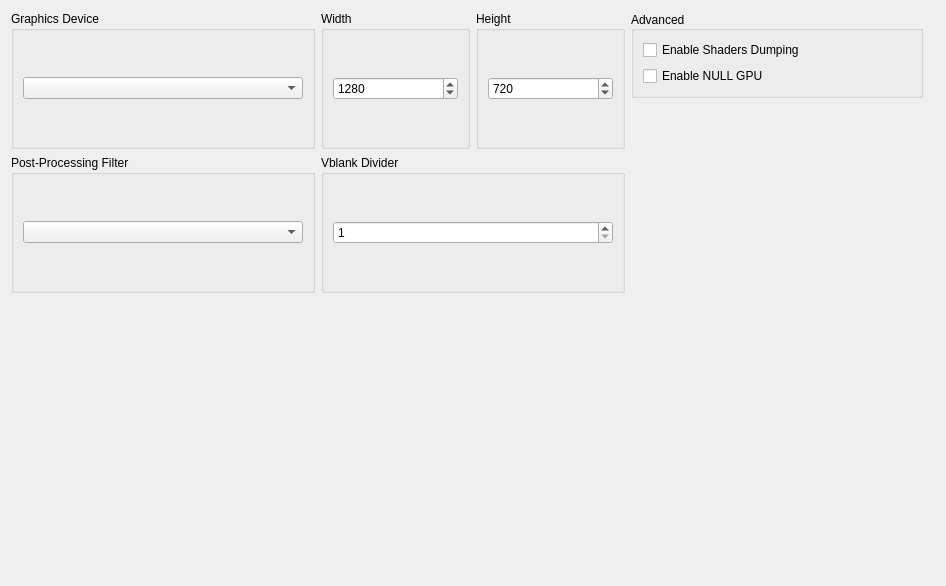
      <widget class="QWidget" name="graphicsTabLayout">
       <property name="geometry">
        <rect>
         <x>0</x>
         <y>0</y>
         <width>946</width>
         <height>586</height>
        </rect>
       </property>
       <layout class="QVBoxLayout" name="graphicsTabVLayout" stretch="0,0">
        <item>
         <layout class="QHBoxLayout" name="graphicsTabHLayout" stretch="1,1,1">
          <item>
           <layout class="QVBoxLayout" name="graphicsTabLayoutLeft">
            <item>
             <widget class="QGroupBox" name="graphicsAdapterGroupBox">
              <property name="title">
               <string>Graphics Device</string>
              </property>
              <layout class="QVBoxLayout" name="graphicsAdapterLayout">
               <item>
                <widget class="QComboBox" name="graphicsAdapterBox"/>
               </item>
              </layout>
             </widget>
            </item>
            <item>
             <widget class="QWidget" name="widgetgraphicsBottom" native="true">
              <layout class="QHBoxLayout" name="widgetgraphicsBottomHLayout">
               <property name="leftMargin">
                <number>0</number>
               </property>
               <property name="topMargin">
                <number>0</number>
               </property>
               <property name="rightMargin">
                <number>0</number>
               </property>
               <property name="bottomMargin">
                <number>0</number>
               </property>
               <item>
                <widget class="QGroupBox" name="ppFilterGroupBox">
                 <property name="title">
                  <string>Post-Processing Filter</string>
                 </property>
                 <layout class="QVBoxLayout" name="verticalLayout_2">
                  <item>
                   <widget class="QComboBox" name="ppFilterComboBox"/>
                  </item>
                 </layout>
                </widget>
               </item>
              </layout>
             </widget>
            </item>
           </layout>
          </item>
          <item>
           <layout class="QVBoxLayout" name="graphicsTabLayoutMiddle">
            <item>
             <layout class="QVBoxLayout" name="layoutResolution">
              <property name="spacing">
               <number>6</number>
              </property>
              <property name="leftMargin">
               <number>0</number>
              </property>
              <item>
               <layout class="QHBoxLayout" name="resolutionLayout">
                <item>
                 <widget class="QGroupBox" name="widthGroupBox">
                  <property name="title">
                   <string>Width</string>
                  </property>
                  <layout class="QVBoxLayout" name="widthLayout">
                   <item>
                    <widget class="QSpinBox" name="widthSpinBox">
                     <property name="accelerated">
                      <bool>true</bool>
                     </property>
                     <property name="correctionMode">
                      <enum>QAbstractSpinBox::CorrectionMode::CorrectToNearestValue</enum>
                     </property>
                     <property name="keyboardTracking">
                      <bool>false</bool>
                     </property>
                     <property name="minimum">
                      <number>0</number>
                     </property>
                     <property name="maximum">
                      <number>9999</number>
                     </property>
                     <property name="value">
                      <number>1280</number>
                     </property>
                    </widget>
                   </item>
                  </layout>
                 </widget>
                </item>
                <item>
                 <widget class="QGroupBox" name="heightGroupBox">
                  <property name="title">
                   <string>Height</string>
                  </property>
                  <layout class="QVBoxLayout" name="heightLayout">
                   <item>
                    <widget class="QSpinBox" name="heightSpinBox">
                     <property name="frame">
                      <bool>true</bool>
                     </property>
                     <property name="accelerated">
                      <bool>true</bool>
                     </property>
                     <property name="correctionMode">
                      <enum>QAbstractSpinBox::CorrectionMode::CorrectToNearestValue</enum>
                     </property>
                     <property name="keyboardTracking">
                      <bool>false</bool>
                     </property>
                     <property name="minimum">
                      <number>0</number>
                     </property>
                     <property name="maximum">
                      <number>9999</number>
                     </property>
                     <property name="value">
                      <number>720</number>
                     </property>
                    </widget>
                   </item>
                  </layout>
                 </widget>
                </item>
               </layout>
              </item>
             </layout>
            </item>
            <item>
             <layout class="QVBoxLayout" name="vLayoutVblank">
              <property name="spacing">
               <number>6</number>
              </property>
              <property name="leftMargin">
               <number>0</number>
              </property>
              <item>
               <layout class="QHBoxLayout" name="hLayoutVblank">
                <item>
                 <widget class="QGroupBox" name="heightDivider">
                  <property name="title">
                   <string>Vblank Divider</string>
                  </property>
                  <layout class="QVBoxLayout" name="vblankLayout">
                   <item>
                    <widget class="QSpinBox" name="vblankSpinBox">
                     <property name="frame">
                      <bool>true</bool>
                     </property>
                     <property name="accelerated">
                      <bool>true</bool>
                     </property>
                     <property name="correctionMode">
                      <enum>QAbstractSpinBox::CorrectionMode::CorrectToNearestValue</enum>
                     </property>
                     <property name="keyboardTracking">
                      <bool>false</bool>
                     </property>
                     <property name="minimum">
                      <number>1</number>
                     </property>
                     <property name="maximum">
                      <number>9999</number>
                     </property>
                     <property name="value">
                      <number>1</number>
                     </property>
                    </widget>
                   </item>
                  </layout>
                 </widget>
                </item>
               </layout>
              </item>
             </layout>
            </item>
           </layout>
          </item>
          <item>
           <layout class="QVBoxLayout" name="graphicsTabLayoutRight">
            <property name="rightMargin">
             <number>12</number>
            </property>
            <property name="bottomMargin">
             <number>12</number>
            </property>
            <item>
             <widget class="QGroupBox" name="additionalSettingsGroupBox">
              <property name="title">
               <string>Advanced</string>
              </property>
              <property name="alignment">
               <set>Qt::AlignmentFlag::AlignLeading|Qt::AlignmentFlag::AlignLeft|Qt::AlignmentFlag::AlignVCenter</set>
              </property>
              <layout class="QVBoxLayout" name="additionalSettingsLayout">
               <item>
                <widget class="QCheckBox" name="dumpShadersCheckBox">
                 <property name="text">
                  <string>Enable Shaders Dumping</string>
                 </property>
                </widget>
               </item>
               <item>
                <widget class="QCheckBox" name="nullGpuCheckBox">
                 <property name="text">
                  <string>Enable NULL GPU</string>
                 </property>
                </widget>
               </item>
              </layout>
             </widget>
            </item>
            <item>
             <spacer name="AdvancedSpacer">
              <property name="orientation">
               <enum>Qt::Orientation::Vertical</enum>
              </property>
              <property name="sizeHint" stdset="0">
               <size>
                <width>20</width>
                <height>40</height>
               </size>
              </property>
             </spacer>
            </item>
           </layout>
          </item>
         </layout>
        </item>
        <item>
         <spacer name="graphicSpacer">
          <property name="orientation">
           <enum>Qt::Orientation::Vertical</enum>
          </property>
          <property name="sizeHint" stdset="0">
           <size>
            <width>20</width>
            <height>40</height>
           </size>
          </property>
         </spacer>
        </item>
       </layout>
      </widget>
